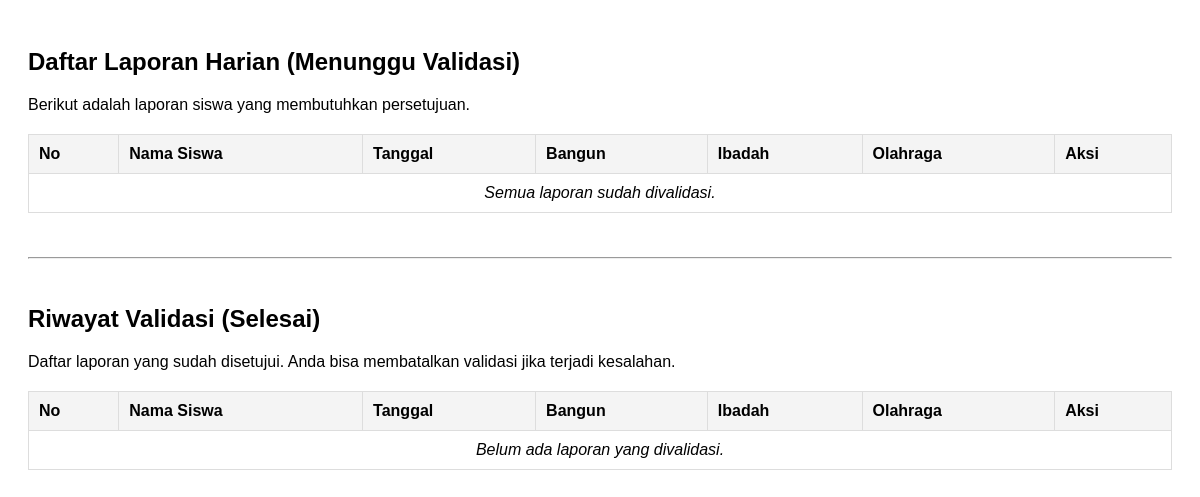
The page /validasi_laporan.php on the database as committed earlier.
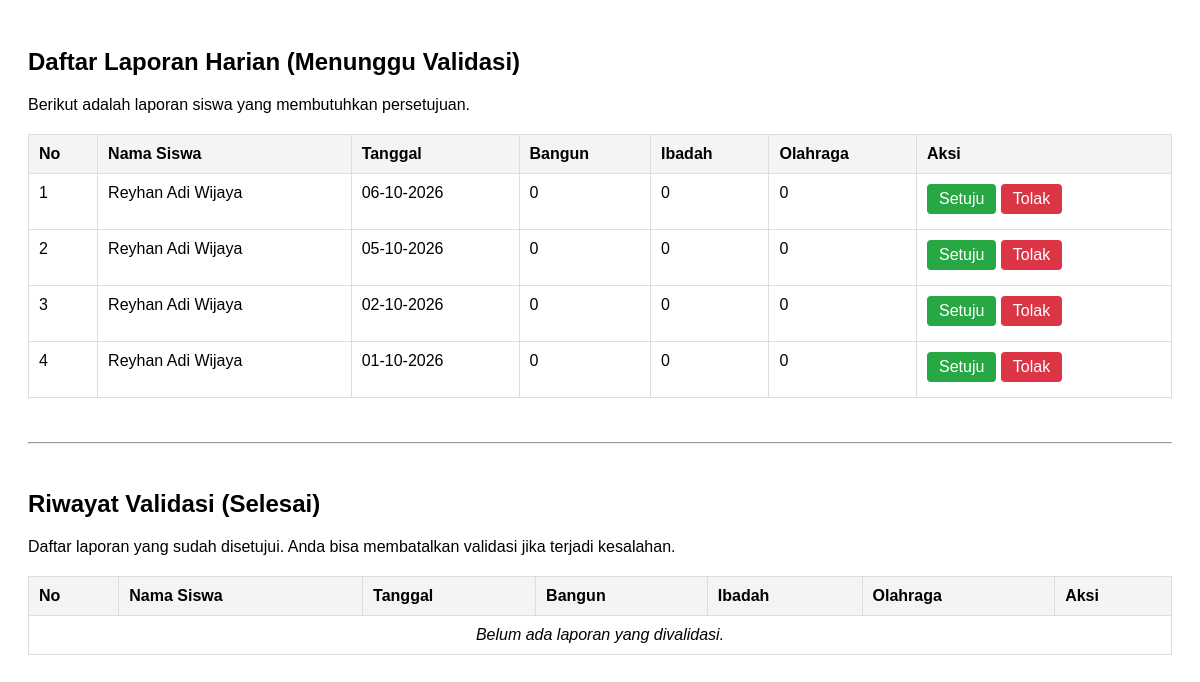
The same page on the database as committed later.
### tables this page shows
CREATE TABLE `laporan_harian` (
  `id` int NOT NULL,
  `siswa_id` bigint UNSIGNED NOT NULL,
  `tanggal` date NOT NULL,
  `bangun` tinyint(1) NOT NULL DEFAULT '0',
  `bangun_keterangan` varchar(255) DEFAULT NULL,
  `ibadah` tinyint(1) NOT NULL DEFAULT '0',
  `ibadah_catatan` varchar(255) DEFAULT NULL,
  `olahraga` tinyint(1) NOT NULL DEFAULT '0',
  `olahraga_jenis` varchar(50) DEFAULT NULL,
  `sarapan` tinyint(1) NOT NULL DEFAULT '0',
  `sarapan_menu` varchar(50) DEFAULT NULL,
  `membaca` tinyint(1) NOT NULL DEFAULT '0',
  `membaca_judul` varchar(255) DEFAULT NULL,
  `membaca_menit` int DEFAULT NULL,
  `membantu` tinyint(1) NOT NULL DEFAULT '0',
  `membantu_jenis` varchar(50) DEFAULT NULL,
  `menabung` tinyint(1) NOT NULL DEFAULT '0',
  `menabung_keterangan` varchar(255) DEFAULT NULL,
  `menabung_nominal` int DEFAULT NULL,
  `orang_tua_validated_at` datetime DEFAULT NULL,
  `guru_validated_at` datetime DEFAULT NULL,
  `created_at` datetime NOT NULL DEFAULT CURRENT_TIMESTAMP,
  `updated_at` datetime NOT NULL DEFAULT CURRENT_TIMESTAMP ON UPDATE CURRENT_TIMESTAMP
);

CREATE TABLE `siswa` (
  `id` bigint UNSIGNED NOT NULL,
  `nisn` varchar(30) NOT NULL,
  `nama_siswa` varchar(100) NOT NULL,
  `kelas` varchar(50) DEFAULT NULL,
  `jenis_kelamin` enum('L','P') DEFAULT NULL,
  `wali_kelas_id` bigint UNSIGNED DEFAULT NULL,
  `created_at` timestamp NULL DEFAULT NULL,
  `updated_at` timestamp NULL DEFAULT NULL
);

### validasi_laporan.php (the view, shortened to what this page needs)
<?php
$host = 'localhost';
$dbname = 'kaih';
$user = 'root';
$pass = '';
try {
    $pdo = new PDO("mysql:host=$host;dbname=$dbname", $user, $pass);
    $pdo->setAttribute(PDO::ATTR_ERRMODE, PDO::ERRMODE_EXCEPTION);
} catch(PDOException $e) {
    die("Koneksi Gagal: " . $e->getMessage());
}
$sql = "SELECT lh.*, s.nama_siswa
        FROM laporan_harian lh
        JOIN siswa s ON lh.siswa_id = s.id
        WHERE lh.guru_validated_at IS NULL
        ORDER BY lh.tanggal DESC";
$stmt = $pdo->prepare($sql);
$stmt->execute();
$laporan_pending = $stmt->fetchAll(PDO::FETCH_ASSOC);
$sql_riwayat = "SELECT lh.*, s.nama_siswa
                FROM laporan_harian lh
                JOIN siswa s ON lh.siswa_id = s.id
                WHERE lh.guru_validated_at IS NOT NULL
                ORDER BY lh.tanggal DESC";
$stmt_riwayat = $pdo->query($sql_riwayat);
?>
<!DOCTYPE html>
<html lang="id">
<head>
</head>
<body>
    <h2>Daftar Laporan Harian (Menunggu Validasi)</h2>
    <p>Berikut adalah laporan siswa yang membutuhkan persetujuan.</p>
    <table>
        <thead>
            <tr>
                <th>No</th>
                <th>Nama Siswa</th>
                <th>Tanggal</th>
                <th>Bangun</th>
                <th>Ibadah</th>
                <th>Olahraga</th>
                <th>Aksi</th>
            </tr>
        </thead>
        <tbody>
            <?php if (count($laporan_pending) > 0): ?>
                <?php $no = 1; foreach ($laporan_pending as $row): ?>
                    <tr>
                        <td><?= $no++; ?></td>
                        <td><?= htmlspecialchars($row['nama_siswa']); ?></td>
                        <td><?= date('d-m-Y', strtotime($row['tanggal'])); ?></td>
                        <td><?= htmlspecialchars($row['bangun']); ?></td>
                        <td>
                            <?= htmlspecialchars($row['ibadah']); ?> <br>
                        </td>
                        <td>
                            <?= htmlspecialchars($row['olahraga']); ?> <br>
                        </td>
                        <td>
                            <a href="proses_validasi.php?aksi=setuju&id=<?= $row['id']; ?>" class="btn-setuju">Setuju</a>
                            <a href="proses_validasi.php?aksi=tolak&id=<?= $row['id']; ?>" class="btn-tolak">Tolak</a>
                        </td>
                    </tr>
                <?php endforeach; ?>
            <?php else: ?>
                <tr>
                    <td colspan="7" style="text-align: center; font-style: italic;">Semua laporan sudah divalidasi.</td>
                </tr>
            <?php endif; ?>
        </tbody>
    </table>
    <br><br><hr><br>
    <h2>Riwayat Validasi (Selesai)</h2>
    <p>Daftar laporan yang sudah disetujui. Anda bisa membatalkan validasi jika terjadi kesalahan.</p>
    <table>
        <thead>
            <tr>
                <th>No</th>
                <th>Nama Siswa</th>
                <th>Tanggal</th>
                <th>Bangun</th>
                <th>Ibadah</th>
                <th>Olahraga</th>
                <th>Aksi</th>
            </tr>
        </thead>
        <tbody>
            <?php
            $no_riwayat = 1;
            if ($stmt_riwayat->rowCount() > 0):
                while ($row_riwayat = $stmt_riwayat->fetch(PDO::FETCH_ASSOC)):
            ?>
                <tr>
                    <td><?= $no_riwayat++; ?></td>
                    <td><?= htmlspecialchars($row_riwayat['nama_siswa']); ?></td>
                    <td><?= date('d-m-Y', strtotime($row_riwayat['tanggal'])); ?></td>
                    <td><?= htmlspecialchars($row_riwayat['bangun']); ?></td>
                    <td>
                        <?= htmlspecialchars($row_riwayat['ibadah']); ?> <br>
                        <?php if(!empty($row_riwayat['ibadah_catatan'])): ?>
                            <span class="catatan">Catatan: <?= htmlspecialchars($row_riwayat['ibadah_catatan']); ?></span>
                        <?php endif; ?>
                    </td>
                    <td>
                        <?= htmlspecialchars($row_riwayat['olahraga']); ?> <br>
                        <?php if(!empty($row_riwayat['olahraga_jenis'])): ?>
                            <span class="catatan">Jenis: <?= htmlspecialchars($row_riwayat['olahraga_jenis']); ?></span>
                        <?php endif; ?>
                    </td>
                    <td>
                        <a href="proses_validasi.php?aksi=batal&id=<?= $row_riwayat['id']; ?>" onclick="return confirm('Yakin ingin membatalkan validasi laporan ini?');" class="btn-batal">Batal Setuju</a>
                    </td>
                </tr>
            <?php
                endwhile;
            else:
            ?>
                <tr>
                    <td colspan="7" style="text-align: center; font-style: italic;">Belum ada laporan yang divalidasi.</td>
                </tr>
            <?php endif; ?>
        </tbody>
    </table>
</body>
</html>

### validasi_laporan.php (style rules this page uses)
body { font-family: sans-serif; padding: 20px; }
table { width: 100%; border-collapse: collapse; margin-top: 20px; }
th, td { border: 1px solid #ddd; padding: 10px; text-align: left; vertical-align: top; }
th { background-color: #f4f4f4; }
.btn-setuju { background-color: #28a745; color: white; padding: 6px 12px; text-decoration: none; border-radius: 4px; display: inline-block; margin-bottom: 5px; }
.btn-tolak { background-color: #dc3545; color: white; padding: 6px 12px; text-decoration: none; border-radius: 4px; display: inline-block; }

Rows that differ between the two databases and show on the page:
added laporan_harian: siswa.nama_siswa "Reyhan Adi Wijaya", tanggal "06-10-2026", bangun "0", ibadah "0", olahraga "0"
added laporan_harian: siswa.nama_siswa "Reyhan Adi Wijaya", tanggal "05-10-2026", bangun "0", ibadah "0", olahraga "0"
added laporan_harian: siswa.nama_siswa "Reyhan Adi Wijaya", tanggal "02-10-2026", bangun "0", ibadah "0", olahraga "0"
added laporan_harian: siswa.nama_siswa "Reyhan Adi Wijaya", tanggal "01-10-2026", bangun "0", ibadah "0", olahraga "0"
Other text that changed with them:
text no longer shown: "Semua laporan sudah divalidasi."
